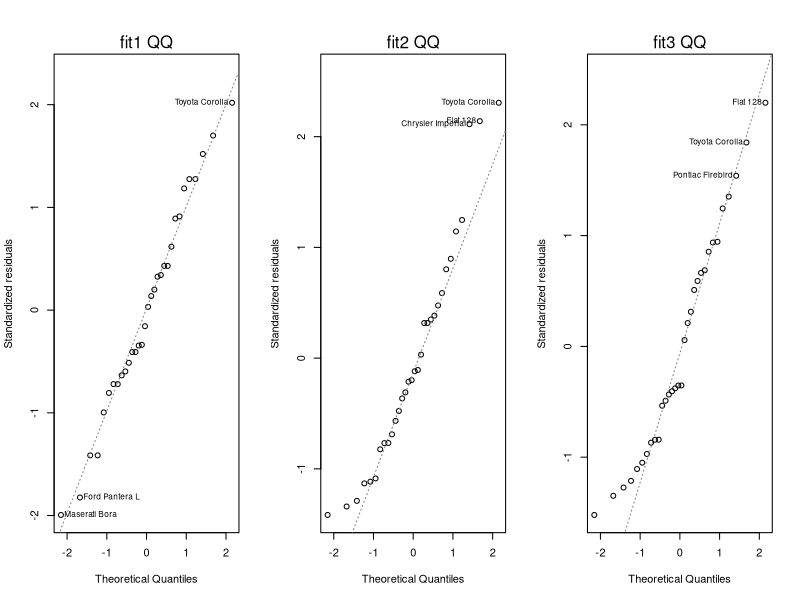

Reproduce this figure in R.
## ---- chunk 1
fit1 <- lm(mpg ~ am , mtcars)
fit2 <- lm(mpg ~ am + wt + hp, mtcars)
fit3 <- lm(mpg ~ am + wt * hp, mtcars)
anova(fit1, fit2, fit3)
## ---- chunk 2
par(mfrow=c(1,3))
plot(fit1, which=2, caption=list("","fit1 QQ"))
plot(fit2, which=2, caption=list("","fit2 QQ"))
plot(fit3, which=2, caption=list("","fit3 QQ"))
## ---- chunk 3
t<-cbind(unlist(shapiro.test(fit1$resid))[2], unlist(shapiro.test(fit2$resid))[2], unlist(shapiro.test(fit3$resid))[2])
colnames(t)<-c("fit1", "fit2", "fit3")
t[1:3]<- round(as.numeric(t[1:3]),2)
t
## ---- chunk 4
summary(fit3)$coef
